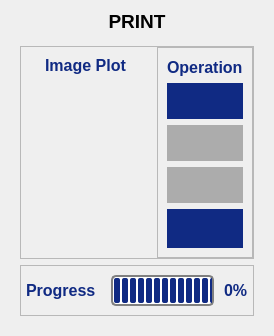
               <widget class="QWidget" name="printPage">
                <layout class="QVBoxLayout" name="verticalLayout_14">
                 <item>
                  <widget class="QLabel" name="page3Label">
                   <property name="minimumSize">
                    <size>
                     <width>0</width>
                     <height>20</height>
                    </size>
                   </property>
                   <property name="maximumSize">
                    <size>
                     <width>16777215</width>
                     <height>20</height>
                    </size>
                   </property>
                   <property name="font">
                    <font>
                     <pointsize>14</pointsize>
                     <bold>true</bold>
                    </font>
                   </property>
                   <property name="text">
                    <string>PRINT</string>
                   </property>
                   <property name="alignment">
                    <set>Qt::AlignmentFlag::AlignCenter</set>
                   </property>
                  </widget>
                 </item>
                 <item>
                  <widget class="QFrame" name="printFrame">
                   <property name="frameShape">
                    <enum>QFrame::Shape::NoFrame</enum>
                   </property>
                   <property name="frameShadow">
                    <enum>QFrame::Shadow::Plain</enum>
                   </property>
                   <layout class="QVBoxLayout" name="verticalLayout_30" stretch="5,1">
                    <item>
                     <widget class="QFrame" name="frame_10">
                      <property name="frameShape">
                       <enum>QFrame::Shape::StyledPanel</enum>
                      </property>
                      <property name="frameShadow">
                       <enum>QFrame::Shadow::Raised</enum>
                      </property>
                      <layout class="QHBoxLayout" name="horizontalLayout_28" stretch="4,0">
                       <property name="leftMargin">
                        <number>0</number>
                       </property>
                       <property name="topMargin">
                        <number>0</number>
                       </property>
                       <property name="rightMargin">
                        <number>0</number>
                       </property>
                       <property name="bottomMargin">
                        <number>0</number>
                       </property>
                       <item>
                        <widget class="QFrame" name="printimgFrame">
                         <property name="frameShape">
                          <enum>QFrame::Shape::NoFrame</enum>
                         </property>
                         <property name="frameShadow">
                          <enum>QFrame::Shadow::Plain</enum>
                         </property>
                         <layout class="QVBoxLayout" name="verticalLayout_31" stretch="1,115">
                          <item alignment="Qt::AlignmentFlag::AlignHCenter">
                           <widget class="QLabel" name="label_11">
                            <property name="font">
                             <font>
                              <pointsize>12</pointsize>
                              <bold>true</bold>
                             </font>
                            </property>
                            <property name="styleSheet">
                             <string notr="true">QLabel {
    color: rgb(16, 42, 131);
}</string>
                            </property>
                            <property name="text">
                             <string>Image Plot</string>
                            </property>
                           </widget>
                          </item>
                          <item>
                           <widget class="QFrame" name="printplotFrame">
                            <property name="frameShape">
                             <enum>QFrame::Shape::NoFrame</enum>
                            </property>
                            <property name="frameShadow">
                             <enum>QFrame::Shadow::Plain</enum>
                            </property>
                           </widget>
                          </item>
                         </layout>
                        </widget>
                       </item>
                       <item>
                        <widget class="QFrame" name="printopFrame">
                         <property name="frameShape">
                          <enum>QFrame::Shape::StyledPanel</enum>
                         </property>
                         <property name="frameShadow">
                          <enum>QFrame::Shadow::Raised</enum>
                         </property>
                         <layout class="QVBoxLayout" name="verticalLayout_32">
                          <item>
                           <widget class="QLabel" name="label_12">
                            <property name="minimumSize">
                             <size>
                              <width>20</width>
                              <height>20</height>
                             </size>
                            </property>
                            <property name="maximumSize">
                             <size>
                              <width>80</width>
                              <height>20</height>
                             </size>
                            </property>
                            <property name="font">
                             <font>
                              <pointsize>12</pointsize>
                              <bold>true</bold>
                             </font>
                            </property>
                            <property name="styleSheet">
                             <string notr="true">QLabel {
    color: rgb(16, 42, 131);
}</string>
                            </property>
                            <property name="text">
                             <string>Operation</string>
                            </property>
                           </widget>
                          </item>
                          <item>
                           <widget class="QPushButton" name="printrunPushButton">
                            <property name="sizePolicy">
                             <sizepolicy hsizetype="Expanding" vsizetype="Expanding">
                              <horstretch>0</horstretch>
                              <verstretch>0</verstretch>
                             </sizepolicy>
                            </property>
                            <property name="font">
                             <font>
                              <pointsize>13</pointsize>
                             </font>
                            </property>
                            <property name="toolTip">
                             <string>Run</string>
                            </property>
                            <property name="styleSheet">
                             <string notr="true">QPushButton {
	color: rgb(255, 255, 255);	
	background-color: rgb(16, 42, 131);
	border-color: transparent;
	border-style: outset;
	border-radius: 20px;
	border-width: 2px;
	padding: 6px;
}

QPushButton:hover {
	color: rgb(16, 42, 131);
	background-color: rgb(167, 198, 229);
	border-color: rgb(16, 42, 131);
}

QPushButton:disabled {
	background-color: rgb(172, 172, 172);
}</string>
                            </property>
                            <property name="text">
                             <string/>
                            </property>
                            <property name="icon">
                             <iconset resource="resources.qrc">
                              <normaloff>:/icons/icons/play.svg</normaloff>:/icons/icons/play.svg</iconset>
                            </property>
                            <property name="iconSize">
                             <size>
                              <width>32</width>
                              <height>32</height>
                             </size>
                            </property>
                           </widget>
                          </item>
                          <item>
                           <widget class="QPushButton" name="printpausePushButton">
                            <property name="enabled">
                             <bool>false</bool>
                            </property>
                            <property name="sizePolicy">
                             <sizepolicy hsizetype="Expanding" vsizetype="Expanding">
                              <horstretch>0</horstretch>
                              <verstretch>0</verstretch>
                             </sizepolicy>
                            </property>
                            <property name="font">
                             <font>
                              <pointsize>13</pointsize>
                             </font>
                            </property>
                            <property name="toolTip">
                             <string>Pause/Resume</string>
                            </property>
                            <property name="styleSheet">
                             <string notr="true">QPushButton {
	color: rgb(255, 255, 255);	
	background-color: rgb(16, 42, 131);
	border-color: transparent;
	border-style: outset;
	border-radius: 20px;
	border-width: 2px;
	padding: 6px;
}

QPushButton:hover {
	color: rgb(16, 42, 131);
	background-color: rgb(167, 198, 229);
	border-color: rgb(16, 42, 131);
}

QPushButton:disabled {
	background-color: rgb(172, 172, 172);
}</string>
                            </property>
                            <property name="text">
                             <string/>
                            </property>
                            <property name="icon">
                             <iconset resource="resources.qrc">
                              <normaloff>:/icons/icons/pause.svg</normaloff>:/icons/icons/pause.svg</iconset>
                            </property>
                            <property name="iconSize">
                             <size>
                              <width>32</width>
                              <height>32</height>
                             </size>
                            </property>
                           </widget>
                          </item>
                          <item>
                           <widget class="QPushButton" name="printabortPushButton">
                            <property name="enabled">
                             <bool>false</bool>
                            </property>
                            <property name="sizePolicy">
                             <sizepolicy hsizetype="Expanding" vsizetype="Expanding">
                              <horstretch>0</horstretch>
                              <verstretch>0</verstretch>
                             </sizepolicy>
                            </property>
                            <property name="font">
                             <font>
                              <pointsize>13</pointsize>
                             </font>
                            </property>
                            <property name="toolTip">
                             <string>Abort</string>
                            </property>
                            <property name="styleSheet">
                             <string notr="true">QPushButton {
	color: rgb(255, 255, 255);	
	background-color: rgb(16, 42, 131);
	border-color: transparent;
	border-style: outset;
	border-radius: 20px;
	border-width: 2px;
	padding: 6px;
}

QPushButton:hover {
	color: rgb(16, 42, 131);
	background-color: rgb(167, 198, 229);
	border-color: rgb(16, 42, 131);
}

QPushButton:disabled {
	background-color: rgb(172, 172, 172);
}</string>
                            </property>
                            <property name="text">
                             <string/>
                            </property>
                            <property name="icon">
                             <iconset resource="resources.qrc">
                              <normaloff>:/icons/icons/square.svg</normaloff>:/icons/icons/square.svg</iconset>
                            </property>
                            <property name="iconSize">
                             <size>
                              <width>32</width>
                              <height>32</height>
                             </size>
                            </property>
                           </widget>
                          </item>
                          <item>
                           <widget class="QPushButton" name="printparaPushButton">
                            <property name="sizePolicy">
                             <sizepolicy hsizetype="Expanding" vsizetype="Expanding">
                              <horstretch>0</horstretch>
                              <verstretch>0</verstretch>
                             </sizepolicy>
                            </property>
                            <property name="font">
                             <font>
                              <pointsize>14</pointsize>
                             </font>
                            </property>
                            <property name="toolTip">
                             <string>Parameter</string>
                            </property>
                            <property name="styleSheet">
                             <string notr="true">QPushButton {
	color: rgb(255, 255, 255);	
	background-color: rgb(16, 42, 131);
	border-color: transparent;
	border-style: outset;
	border-radius: 20px;
	border-width: 2px;
	padding: 6px;
}

QPushButton:hover {
	color: rgb(16, 42, 131);
	background-color: rgb(167, 198, 229);
	border-color: rgb(16, 42, 131);
}

QPushButton:disabled {
	background-color: rgb(172, 172, 172);
}</string>
                            </property>
                            <property name="text">
                             <string/>
                            </property>
                            <property name="icon">
                             <iconset resource="resources.qrc">
                              <normaloff>:/icons/icons/tool.svg</normaloff>:/icons/icons/tool.svg</iconset>
                            </property>
                            <property name="iconSize">
                             <size>
                              <width>32</width>
                              <height>32</height>
                             </size>
                            </property>
                           </widget>
                          </item>
                         </layout>
                        </widget>
                       </item>
                      </layout>
                     </widget>
                    </item>
                    <item>
                     <widget class="QFrame" name="printprogressFrame">
                      <property name="sizePolicy">
                       <sizepolicy hsizetype="Expanding" vsizetype="Expanding">
                        <horstretch>0</horstretch>
                        <verstretch>0</verstretch>
                       </sizepolicy>
                      </property>
                      <property name="maximumSize">
                       <size>
                        <width>16777215</width>
                        <height>60</height>
                       </size>
                      </property>
                      <property name="frameShape">
                       <enum>QFrame::Shape::StyledPanel</enum>
                      </property>
                      <property name="frameShadow">
                       <enum>QFrame::Shadow::Raised</enum>
                      </property>
                      <layout class="QHBoxLayout" name="horizontalLayout_27">
                       <property name="spacing">
                        <number>10</number>
                       </property>
                       <property name="leftMargin">
                        <number>5</number>
                       </property>
                       <property name="rightMargin">
                        <number>5</number>
                       </property>
                       <item>
                        <widget class="QLabel" name="label_10">
                         <property name="minimumSize">
                          <size>
                           <width>0</width>
                           <height>0</height>
                          </size>
                         </property>
                         <property name="maximumSize">
                          <size>
                           <width>75</width>
                           <height>16777215</height>
                          </size>
                         </property>
                         <property name="font">
                          <font>
                           <pointsize>12</pointsize>
                           <bold>true</bold>
                          </font>
                         </property>
                         <property name="styleSheet">
                          <string notr="true">QLabel {
    color: rgb(16, 42, 131);
}</string>
                         </property>
                         <property name="text">
                          <string>Progress :</string>
                         </property>
                        </widget>
                       </item>
                       <item>
                        <widget class="QProgressBar" name="printProgressBar">
                         <property name="font">
                          <font>
                           <pointsize>12</pointsize>
                           <bold>true</bold>
                          </font>
                         </property>
                         <property name="styleSheet">
                          <string notr="true">QProgressBar {
	color: rgb(16, 42, 131);
	border-style: solid;
	border-color: grey;
	border-width: 2px;
	border-radius: 5px;
}

QProgressBar::chunk {
	background-color: rgb(16, 42, 131);
	border-radius: 2px;
	width: 6px;
	margin: 1px;
}</string>
                         </property>
                         <property name="value">
                          <number>100</number>
                         </property>
                         <property name="alignment">
                          <set>Qt::AlignmentFlag::AlignRight|Qt::AlignmentFlag::AlignTrailing|Qt::AlignmentFlag::AlignVCenter</set>
                         </property>
                         <property name="textDirection">
                          <enum>QProgressBar::Direction::TopToBottom</enum>
                         </property>
                         <property name="format">
                          <string/>
                         </property>
                        </widget>
                       </item>
                       <item>
                        <widget class="QLabel" name="progressLabel">
                         <property name="font">
                          <font>
                           <pointsize>12</pointsize>
                           <bold>true</bold>
                          </font>
                         </property>
                         <property name="styleSheet">
                          <string notr="true">QLabel {
    color: rgb(16, 42, 131);
}</string>
                         </property>
                         <property name="text">
                          <string>0%</string>
                         </property>
                         <property name="scaledContents">
                          <bool>false</bool>
                         </property>
                         <property name="alignment">
                          <set>Qt::AlignmentFlag::AlignLeading|Qt::AlignmentFlag::AlignLeft|Qt::AlignmentFlag::AlignVCenter</set>
                         </property>
                        </widget>
                       </item>
                      </layout>
                     </widget>
                    </item>
                   </layout>
                  </widget>
                 </item>
                </layout>
               </widget>
